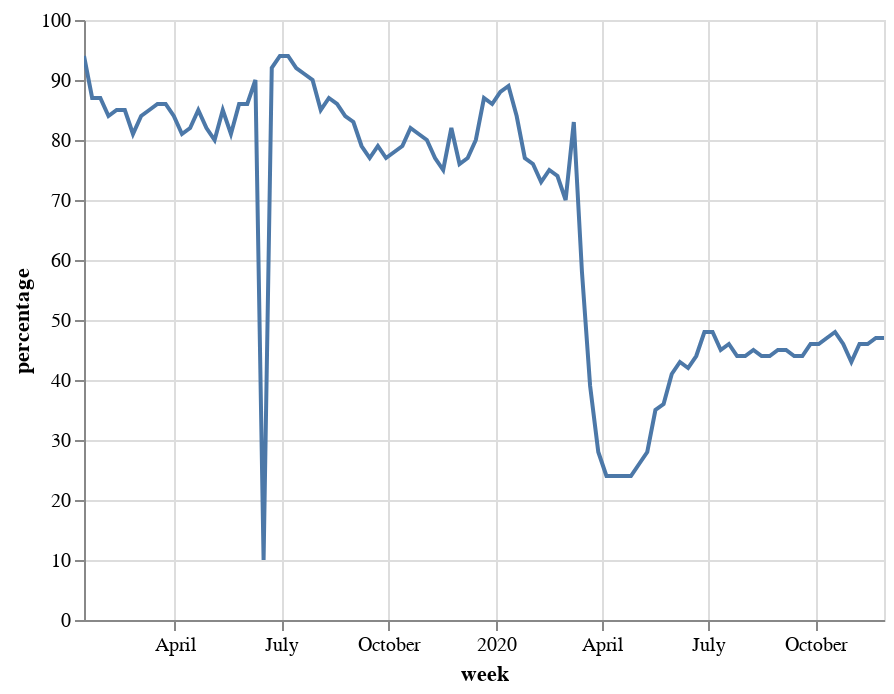

Here is the notebook cell this chart was saved with:
### Code cell
alt.Chart(ticket_google_trend_per_week_df).mark_circle().add_selection(
    alt.selection_interval(bind='scales', encodings=['x'])
).encode(
    alt.X('week:T'),
    alt.Y('percentage:Q', scale=alt.Scale(type='log')),
).properties(
    width=500,
)

### Figure 1 — Vega-Lite specification as saved in the notebook (floating-point values rounded to 4 significant figures)
{"config": {"view": {"continuousWidth": 400, "continuousHeight": 300}}, "data": {"name": "data-7de4ae80c4d7e361ad293ccf3b8629f7"}, "mark": "line", "encoding": {"x": {"type": "temporal", "field": "week"}, "y": {"type": "quantitative", "field": "percentage"}}, "selection": {"selector008": {"type": "interval", "bind": "scales", "encodings": ["x"]}}, "$schema": "https://vega.github.io/schema/vega-lite/v4.8.1.json", "datasets": {"data-7de4ae80c4d7e361ad293ccf3b8629f7": [{"week": "2019-01-13", "percentage": "94"}, {"week": "2019-01-20", "percentage": "87"}, {"week": "2019-01-27", "percentage": "87"}, {"week": "2019-02-03", "percentage": "84"}, {"week": "2019-02-10", "percentage": "85"}, {"week": "2019-02-17", "percentage": "85"}, {"week": "2019-02-24", "percentage": "81"}, {"week": "2019-03-03", "percentage": "84"}, {"week": "2019-03-10", "percentage": "85"}, {"week": "2019-03-17", "percentage": "86"}, {"week": "2019-03-24", "percentage": "86"}, {"week": "2019-03-31", "percentage": "84"}, {"week": "2019-04-07", "percentage": "81"}, {"week": "2019-04-14", "percentage": "82"}, {"week": "2019-04-21", "percentage": "85"}, {"week": "2019-04-28", "percentage": "82"}, {"week": "2019-05-05", "percentage": "80"}, {"week": "2019-05-12", "percentage": "85"}, {"week": "2019-05-19", "percentage": "81"}, {"week": "2019-05-26", "percentage": "86"}, {"week": "2019-06-02", "percentage": "86"}, {"week": "2019-06-09", "percentage": "90"}, {"week": "2019-06-16", "percentage": "10"}, {"week": "2019-06-23", "percentage": "92"}, {"week": "2019-06-30", "percentage": "94"}, {"week": "2019-07-07", "percentage": "94"}, {"week": "2019-07-14", "percentage": "92"}, {"week": "2019-07-21", "percentage": "91"}, {"week": "2019-07-28", "percentage": "90"}, {"week": "2019-08-04", "percentage": "85"}, {"week": "2019-08-11", "percentage": "87"}, {"week": "2019-08-18", "percentage": "86"}, {"week": "2019-08-25", "percentage": "84"}, {"week": "2019-09-01", "percentage": "83"}, {"week": "2019-09-08", "percentage": "79"}, {"week": "2019-09-15", "percentage": "77"}, {"week": "2019-09-22", "percentage": "79"}, {"week": "2019-09-29", "percentage": "77"}, {"week": "2019-10-06", "percentage": "78"}, {"week": "2019-10-13", "percentage": "79"}, {"week": "2019-10-20", "percentage": "82"}, {"week": "2019-10-27", "percentage": "81"}, {"week": "2019-11-03", "percentage": "80"}, {"week": "2019-11-10", "percentage": "77"}, {"week": "2019-11-17", "percentage": "75"}, {"week": "2019-11-24", "percentage": "82"}, {"week": "2019-12-01", "percentage": "76"}, {"week": "2019-12-08", "percentage": "77"}, {"week": "2019-12-15", "percentage": "80"}, {"week": "2019-12-22", "percentage": "87"}, {"week": "2019-12-29", "percentage": "86"}, {"week": "2020-01-05", "percentage": "88"}, {"week": "2020-01-12", "percentage": "89"}, {"week": "2020-01-19", "percentage": "84"}, {"week": "2020-01-26", "percentage": "77"}, {"week": "2020-02-02", "percentage": "76"}, {"week": "2020-02-09", "percentage": "73"}, {"week": "2020-02-16", "percentage": "75"}, {"week": "2020-02-23", "percentage": "74"}, {"week": "2020-03-01", "percentage": "70"}, {"week": "2020-03-08", "percentage": "83"}, {"week": "2020-03-15", "percentage": "58"}, {"week": "2020-03-22", "percentage": "39"}, {"week": "2020-03-29", "percentage": "28"}, {"week": "2020-04-05", "percentage": "24"}, {"week": "2020-04-12", "percentage": "24"}, {"week": "2020-04-19", "percentage": "24"}, {"week": "2020-04-26", "percentage": "24"}, {"week": "2020-05-03", "percentage": "26"}, {"week": "2020-05-10", "percentage": "28"}, {"week": "2020-05-17", "percentage": "35"}, {"week": "2020-05-24", "percentage": "36"}, {"week": "2020-05-31", "percentage": "41"}, {"week": "2020-06-07", "percentage": "43"}, {"week": "2020-06-14", "percentage": "42"}, {"week": "2020-06-21", "percentage": "44"}, {"week": "2020-06-28", "percentage": "48"}, {"week": "2020-07-05", "percentage": "48"}, {"week": "2020-07-12", "percentage": "45"}, {"week": "2020-07-19", "percentage": "46"}, {"week": "2020-07-26", "percentage": "44"}, {"week": "2020-08-02", "percentage": "44"}, {"week": "2020-08-09", "percentage": "45"}, {"week": "2020-08-16", "percentage": "44"}, {"week": "2020-08-23", "percentage": "44"}, {"week": "2020-08-30", "percentage": "45"}, {"week": "2020-09-06", "percentage": "45"}, {"week": "2020-09-13", "percentage": "44"}, {"week": "2020-09-20", "percentage": "44"}, {"week": "2020-09-27", "percentage": "46"}, {"week": "2020-10-04", "percentage": "46"}, {"week": "2020-10-11", "percentage": "47"}, {"week": "2020-10-18", "percentage": "48"}, {"week": "2020-10-25", "percentage": "46"}, {"week": "2020-11-01", "percentage": "43"}, {"week": "2020-11-08", "percentage": "46"}, {"week": "2020-11-15", "percentage": "46"}, {"week": "2020-11-22", "percentage": "47"}, {"week": "2020-11-29", "percentage": "47"}]}}
